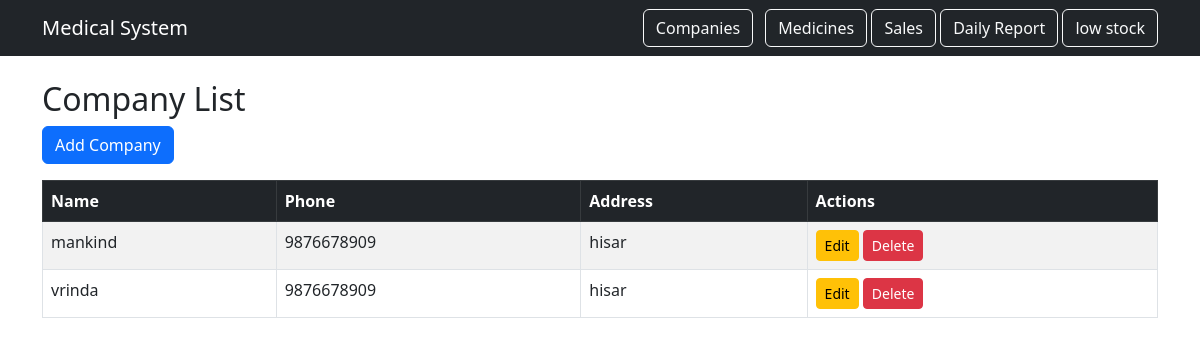
/companies/, run on the app's committed database.
### medicines/models.py (models this page shows, shortened)
class Company(models.Model):
    name = models.CharField(max_length=100)
    phone = models.CharField(max_length=15)
    address = models.TextField()

### medicines/views.py (the view)
# urls.py: path('companies/', views.company_list, name='company_list'),
def company_list(request):
    companies = Company.objects.all()
    return render(request, 'companies/company_list.html', {'companies': companies})

### templates/companies/company_list.html
{% extends 'base.html' %}
{% block content %}
<h2>Company List</h2>
<a class="btn btn-primary mb-3" href="{% url 'company_create' %}">Add Company</a>
<table class="table table-bordered table-striped">
    <thead class="table-dark">
        <tr>
            <th>Name</th>
            <th>Phone</th>
            <th>Address</th>
            <th>Actions</th>
        </tr>
    </thead>
    <tbody>
        {% for company in companies %}
        <tr>
            <td>{{ company.name }}</td>
            <td>{{ company.phone }}</td>
            <td>{{ company.address }}</td>
            <td>
                <a class="btn btn-warning btn-sm" href="{% url 'company_update' company.pk %}">Edit</a>
                <a class="btn btn-danger btn-sm" href="{% url 'company_delete' company.pk %}">Delete</a>
            </td>
        </tr>
        {% endfor %}
    </tbody>
</table>
{% endblock %}

### data on the page
Company: name "mankind", phone "9876678909", address "hisar"
Company: name "vrinda", phone "9876678909", address "hisar"
